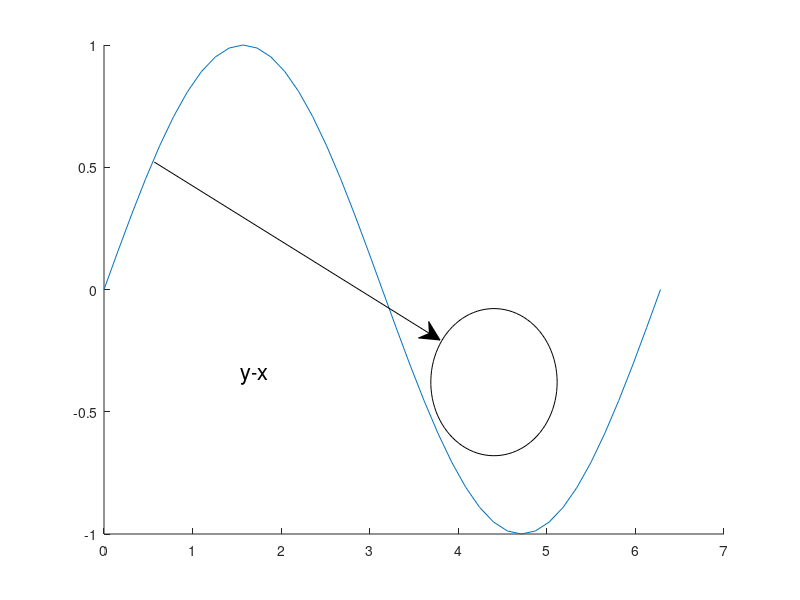

Source code (MATLAB):
% Create figure
figure1 = figure;

% Create axes
axes1 = axes('Parent',figure1);
hold(axes1,'all');

% Create plot
plot(0:pi/20:2*pi,sin(0:pi/20:2*pi))

% Create arrow
annotation(figure1,'arrow',[0.192857142857143 0.55],...
    [0.729952380952381 0.433333333333333]);

% Create ellipse
annotation(figure1,'ellipse',...
    [0.538499999999999 0.240476190476191 0.157928571428572 0.2452380952381]);

% Create textbox
annotation(figure1,'textbox',...
    [0.3 0.348251748251748 0.0328486806677437 0.0517482517482517],...
    'String',{'y-x'},...
    'FontSize',16,...
    'FitBoxToText','off',...
    'LineStyle','none');

